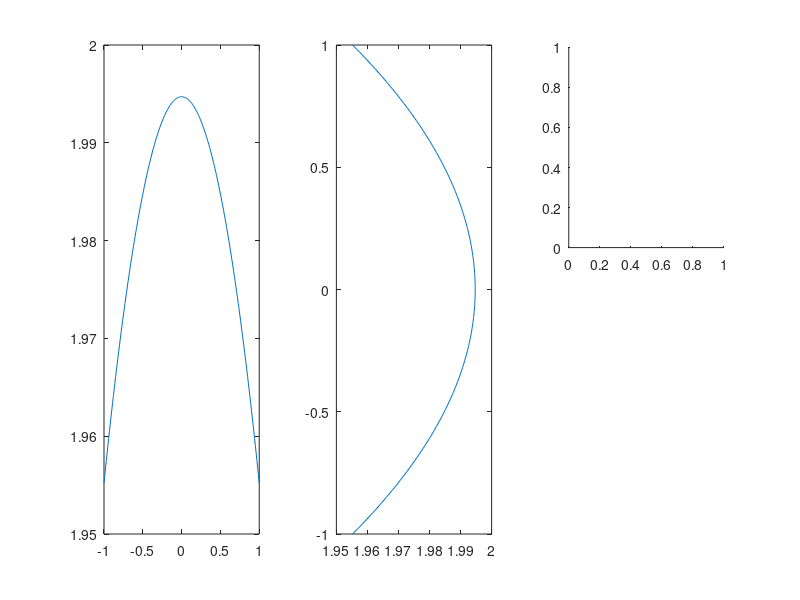
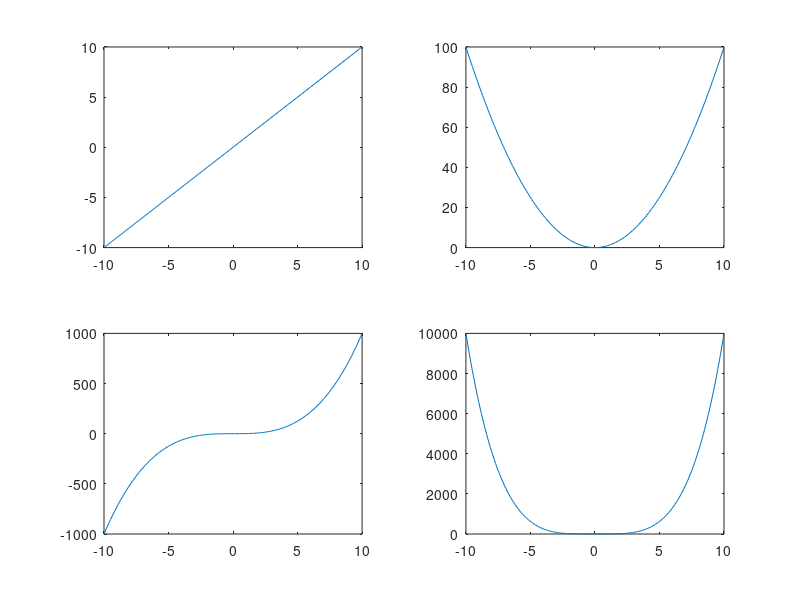
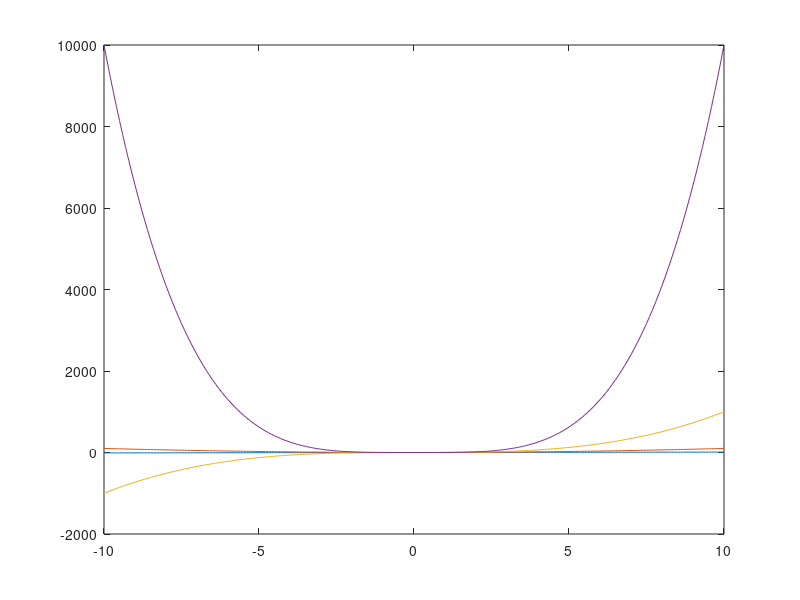
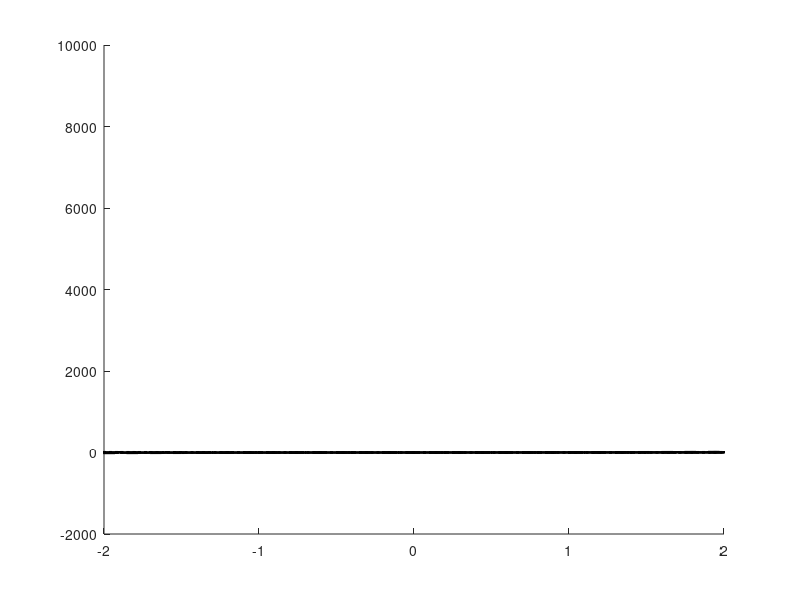

MATLAB code to generate these figures, in order: (Note: this script raises an error after producing the figures.)
%% Data Science for Human Factors course - script 4
% Plotting Introduction, subplots, get, set
%
% This script is free to use and distribute for anybody!
%
% Author: Marius Klug, 2019, bpn.tu-berlin.de
%%%%%%%%%%%%%%%%%%%%%%%%%%%%%%%%%%%%%%%%%%%%%%%%%%%%%%%%%%%%

%% A motivating example

% the goals is to produce a Gaussian (normal curve)
x = -1:.01:1;
s = 0.2;

% this is the formula
gaussian = 1/(s*sqrt(2*pi)) * exp( -x.^2 / 2*s^2 );

% plot is the standard plot for x vs y, lines by default
plot(x,gaussian)

% but when plotting, it doesn't look right,
% this is why it's important to visualize your data

%% EXERCISE
% What's the problem in the function? 
% Fix it and plot it.

gaussian = 1/(s*sqrt(2*pi)) * exp( -x.^2 / 2*s^2 );
plot(x,gaussian)

%% Working with the figure

% you can zoom, inspect, drag, ... the figure

% if you want to keep your figures organized, this 
% will open new figures as a docked window and won't 
% clutter your screen
set(0,'DefaultFigureWindowStyle','docked')

% set(0,'DefaultFigureWindowStyle','normal')

%% Figures

figure % opens a new figures

% close the current figure
close

% you can also open and close specific figures
figure(10)
figure(100)
figure(103)

close([100 103])

% clf clears the figure without closing it
clf
clf(1)

% get current figure handle
gcf

%% Plotting creates axes

plot(x,gaussian)
gca

close all

%% We can have several axes in a figure

% plotting like this will always use the same figure and
% make sure it is always empty when starting to plot.
figure(1); clf

% 1 row, 3 columns, make the first subplot active
subplot(1,3,1) 

% if you have one-digit numbers, you can leave the commas
subplot(131)
plot(x,gaussian)

% you need to always enter the geometry of your subplot 
% and then specify the active part, even if it's already 
% split up:
% 1 row, 2 columns, make the second subplot active
subplot(132) 
plot(gaussian,x)

%% You can change the geometry on the fly

% the active window is left-to-right and top-to-bottom, 
% like when reading
subplot(233)

% you will overwrite pre-existing plots, though, so be
% careful
subplot(235)

% you can access several parts of the subplot
subplot(2,3,[2 5])
plot(gaussian,x)

%% Subplots can be inside a loop

figure(2),clf

x2 = -10:0.1:10;

for i_subplot=1:4
    subplot(2,2,i_subplot)
    
    y = x2.^i_subplot;
    
    plot(x2, y)
end

%% EXERCISE 
% Plot the gaussian in a new figure and 
% convert the existing axes into a subplot AFTERWARDS,
% dividing the plot in two horizontal plots.
% Then plot the 4th order polynomial in the other subplot.
% hint: use F1 to get help.

figure(3); clf

%% Now to some more plotting
% let's plot the 4 different functions in one plot

figure(4); clf

for exponent = 1:4
    y_matrix(exponent,:) = x2.^exponent;
end

size(x2)
size(y_matrix)

for i_plot = 1:4
    
    plot(x2,y_matrix(i_plot,:))
    
end

%% This always overwrites the previous plot!
figure(4); clf

% with hold "on|off" you can define whether or not the plot
% should overwrite the previous
hold on

for i_plot = 1:4
    
    plot(x2,y_matrix(i_plot,:))
    
end

%% We can also plot this directly as matrices

figure(4); clf

% X and Y in the plot must be of the same size
plot([x2;x2;x2;x2],y_matrix)

% it might be necessary to transpose your matrix with ' to
% plot it the right way
plot([x2;x2;x2;x2]',y_matrix')

%% Worked, but hard to see. let's edit some properties

figure(5); clf

hold on

% now we copy & paste the plot 4 times and use different
% line styles by setting some flags in the plot function.
% this can't easily be done in a loop and sometimes a script
% is just fine :)

plot(x2,y_matrix(1,:),'k-', 'LineWidth',2)
plot(x2,y_matrix(2,:),'k:', 'LineWidth',2)
plot(x2,y_matrix(3,:),'k--','LineWidth',2)
plot(x2,y_matrix(4,:),'k.', 'LineWidth',2)

% many more options exist for the plot function!

% now since the polynomials are very different in scale, we
% can adjust the x-axis to be more close to 0

xlim([-2 2])

% this works, but using specified get and set would be
% better to avoid confusion. the x-axes property is part of
% the axes of course, so we need to use the axes hande

set(gca,'xlim',[-1.5 1.5])


%% gca always takes the last plotted or clicked on axes
% we'd rather have it specified exactly, so let's creaqte
% some handles

figure(5); clf
% no axes yet, no handles yet

hold on
% ah, axes appear. let's make sure that we draw into the now
% created axes
axes_to_plot = gca

%% Now let's change some more stuff in the axes

% we can specify the axes in the plot function
plot(axes_to_plot,x2,y_matrix(1,:),'k-', 'LineWidth',2)
plot(axes_to_plot,x2,y_matrix(2,:),'k:', 'LineWidth',2)
plot(axes_to_plot,x2,y_matrix(3,:),'k--','LineWidth',2)
plot(axes_to_plot,x2,y_matrix(4,:),'k.', 'LineWidth',2)

% now we can change properties of said axes
set(axes_to_plot, 'xlim', [-2 2])

% let's change the x ticks
set(axes_to_plot, 'xticks', [-1.5 0 1.5])

% hmm let's search for the property
axes_to_plot
% also: Google "matlab axes properties"

set(axes_to_plot, 'XTick', [-1.5 0 1.5])
set(axes_to_plot, 'XTick', [-1.5:0.3:1.5])

% this can be done easier, too
xticks([-1.5 0 1.5])

% let's change the label
set(axes_to_plot, 'XTickLabel',...
	{'minusonepointfive', 'zero', 'plusonepointfive'})

% and again, this can be done easier
xticklabels({'minus one point five', 'zero',...
	'plus one point five'})

% that's hard to read, let's make it angled
xtickangle(20)

%% EXERCISE
% 1) Find the set property and rotate it 60 degrees
% with the set function. 
% 2) Also find the font size and change
% it to 14
% 3) Find a way to change the axes line width to 1.5


%% Now let's give the axes a label

% working with the current axes
xlabel('X-Axis')
ylabel('Y-Axis')

% set uses a special text object, which we can't easily make
set(axes_to_plot,'XLabel','X Axis')

% fortunately the functions also have a way to pass a handle
xlabel(axes_to_plot,'X Axis')
ylabel(axes_to_plot,'Y Axis')

%% Okay, now we can set properties of the axes
% but what if we want to access properties of the figure or
% the plots themselves?

% figures have handles, too
figure_handle = gcf

figure_handle.Color = 'white'

% it's also possible to use set and get in one line
set(gcf,'Color','blue')

% color are limited (no grey e.g.). 
% colors can also be 3D vectors, sometimes 4D if
% an alpha value (transparency) is included
set(gcf,'Color',[0.9 0.9 0.9])

%% Let's plot a line again and use the same concept

figure(6);clf

plot_handle = plot(x,gaussian)

set(plot_handle,'Color',[0 0 0])

% again, get and set as well as direct access is possible
% it does not make a difference, but sometimes one is easier
% than the other, especially since you can use TAB-complete
% for direct access. 

plot_handle.LineStyle = ':';


%% Last thing: Lines can have markers

% either on all data points
set(plot_handle,'LineWidth',1)

plot_handle.Marker = 'o';

% or for specific indices
% Note: this does not work with older MATLAB versions! 
% It was introduced in R2016b.
marker_indices = plot_handle.MarkerIndices

plot_handle.MarkerIndices = marker_indices(1:10:end);

%% The workaround is to plot twice:

figure(6);clf

plot(x,gaussian,'k:');

hold on

% k means black and o is the marker. linestyle can set both
% in one go
plot(x(1:10:end),gaussian(1:10:end),'ko');

% it would even be possible to set the color, line style,
% and marker at once
plot(x(1:10:end),gaussian(1:10:end),'r--o');